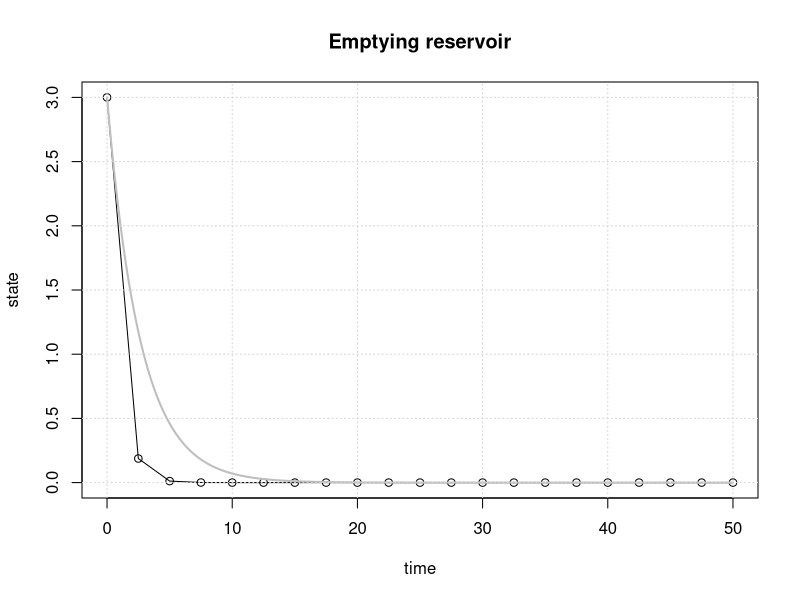

Write R code to recreate this figure.
## ---- chunk 1
# system function
sys.fun = function(state)
{
    newstate = state + dt/A*(-alpha*state)
    return(newstate)
}

# Initial parameter values
begin.time = 0     # usually this variable is set to 0
end.time   = 50    # end time of the simulation 
dt         = 2.5   # delta t; time discretisation 
init.state = 3     # state of the system at the beginning of the simulation 

# reservoir parameter values
A         = 4.0   # area
alpha     = 1.5  # decay constant

# Simulation initialisation
time = begin.time
result.state = c(init.state)
result.time = c(time)
current.state = init.state

# Simulation
while(time < end.time)
{
    current.state = sys.fun(current.state)
    result.state = c(result.state,current.state)
    time = time + dt
    result.time = c(result.time,time)
}

# Analytical solution
time.sequence = seq(begin.time,end.time, by=0.1)
analyt.state=init.state * exp(-time.sequence*alpha/A)

# Plotting
plot(result.time, result.state,type='o', xlab="time", ylab="state")
lines(time.sequence, analyt.state, col='grey', lwd=2)
title(main='Emptying reservoir')
grid()

# Number of function evaluations
num_eval = length(result.time)
## ---- chunk 2

